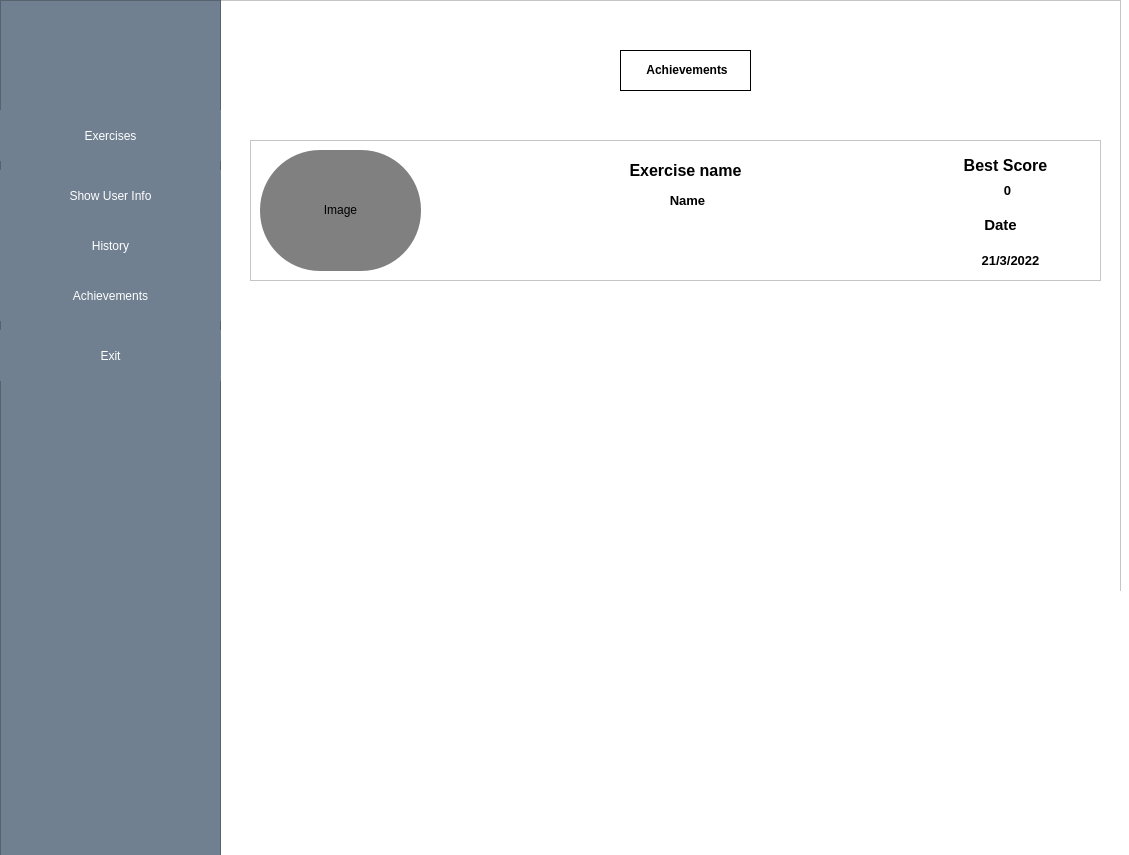
<?xml version="1.0" encoding="UTF-8"?>
<ui version="4.0">
 <class>MainWindow</class>
 <widget class="QMainWindow" name="MainWindow">
  <property name="geometry">
   <rect>
    <x>0</x>
    <y>0</y>
    <width>1129</width>
    <height>855</height>
   </rect>
  </property>
  <property name="windowTitle">
   <string>MainWindow</string>
  </property>
  <property name="styleSheet">
   <string notr="true">*{
background-color:#09c;
padding:0px;
}</string>
  </property>
  <widget class="QWidget" name="centralwidget">
   <widget class="QPushButton" name="exercises">
    <property name="geometry">
     <rect>
      <x>0</x>
      <y>110</y>
      <width>221</width>
      <height>51</height>
     </rect>
    </property>
    <property name="styleSheet">
     <string notr="true">*{
background-color:#708090;
color:#FFFFFF;
border:0px;
}

*:hover{
background-color:#0f9d9a;
color:#FFFFFF;
}</string>
    </property>
    <property name="text">
     <string>Exercises</string>
    </property>
   </widget>
   <widget class="QListView" name="listView">
    <property name="geometry">
     <rect>
      <x>0</x>
      <y>0</y>
      <width>221</width>
      <height>861</height>
     </rect>
    </property>
    <property name="minimumSize">
     <size>
      <width>0</width>
      <height>621</height>
     </size>
    </property>
    <property name="styleSheet">
     <string notr="true">*{
background-color:#708090;
height:100px;

}</string>
    </property>
    <property name="movement">
     <enum>QListView::Free</enum>
    </property>
    <property name="isWrapping" stdset="0">
     <bool>true</bool>
    </property>
    <property name="resizeMode">
     <enum>QListView::Adjust</enum>
    </property>
   </widget>
   <widget class="QPushButton" name="userInfo">
    <property name="geometry">
     <rect>
      <x>0</x>
      <y>170</y>
      <width>221</width>
      <height>51</height>
     </rect>
    </property>
    <property name="styleSheet">
     <string notr="true">*{
background-color:#708090;
color:#FFFFFF;
border:0px;
}

*:hover{
background-color:#0f9d9a;
color:#FFFFFF;
}</string>
    </property>
    <property name="text">
     <string>Show User Info</string>
    </property>
   </widget>
   <widget class="QPushButton" name="history">
    <property name="geometry">
     <rect>
      <x>0</x>
      <y>220</y>
      <width>221</width>
      <height>51</height>
     </rect>
    </property>
    <property name="styleSheet">
     <string notr="true">*{
background-color:#708090;
color:#FFFFFF;
border:0px;
}

*:hover{
background-color:#0f9d9a;
color:#FFFFFF;
}</string>
    </property>
    <property name="text">
     <string>History</string>
    </property>
   </widget>
   <widget class="QPushButton" name="achievements">
    <property name="geometry">
     <rect>
      <x>0</x>
      <y>270</y>
      <width>221</width>
      <height>51</height>
     </rect>
    </property>
    <property name="styleSheet">
     <string notr="true">*{
background-color:#708090;
color:#FFFFFF;
border:0px;
}

*:hover{
background-color:#0f9d9a;
color:#FFFFFF;
}</string>
    </property>
    <property name="text">
     <string>Achievements</string>
    </property>
   </widget>
   <widget class="QPushButton" name="EXIT">
    <property name="geometry">
     <rect>
      <x>0</x>
      <y>330</y>
      <width>221</width>
      <height>51</height>
     </rect>
    </property>
    <property name="styleSheet">
     <string notr="true">*{
background-color:#708090;
color:#FFFFFF;
border:0px;
}

*:hover{
background-color:#0f9d9a;
color:#FFFFFF;
}</string>
    </property>
    <property name="text">
     <string>Exit</string>
    </property>
   </widget>
   <widget class="QFrame" name="exFrame">
    <property name="geometry">
     <rect>
      <x>210</x>
      <y>-10</y>
      <width>921</width>
      <height>871</height>
     </rect>
    </property>
    <property name="styleSheet">
     <string notr="true">background-color:white;
display:none;</string>
    </property>
    <property name="frameShape">
     <enum>QFrame::StyledPanel</enum>
    </property>
    <property name="frameShadow">
     <enum>QFrame::Raised</enum>
    </property>
    <widget class="QLabel" name="label">
     <property name="geometry">
      <rect>
       <x>200</x>
       <y>30</y>
       <width>191</width>
       <height>61</height>
      </rect>
     </property>
     <property name="styleSheet">
      <string notr="true">font-weight:900;
background-color:gray;</string>
     </property>
     <property name="text">
      <string>&lt;html&gt;&lt;head/&gt;&lt;body&gt;&lt;p align=&quot;center&quot;&gt;Exercises&lt;/p&gt;&lt;/body&gt;&lt;/html&gt;</string>
     </property>
    </widget>
    <widget class="QFrame" name="usframe">
     <property name="geometry">
      <rect>
       <x>0</x>
       <y>-20</y>
       <width>911</width>
       <height>621</height>
      </rect>
     </property>
     <property name="frameShape">
      <enum>QFrame::StyledPanel</enum>
     </property>
     <property name="frameShadow">
      <enum>QFrame::Raised</enum>
     </property>
     <widget class="QFrame" name="hisframe">
      <property name="geometry">
       <rect>
        <x>10</x>
        <y>30</y>
        <width>911</width>
        <height>611</height>
       </rect>
      </property>
      <property name="frameShape">
       <enum>QFrame::StyledPanel</enum>
      </property>
      <property name="frameShadow">
       <enum>QFrame::Raised</enum>
      </property>
      <widget class="QLabel" name="label_4">
       <property name="geometry">
        <rect>
         <x>230</x>
         <y>30</y>
         <width>91</width>
         <height>41</height>
        </rect>
       </property>
       <property name="styleSheet">
        <string notr="true">background-color:gray;</string>
       </property>
       <property name="text">
        <string>&lt;html&gt;&lt;head/&gt;&lt;body&gt;&lt;p align=&quot;center&quot;&gt;&lt;span style=&quot; font-weight:600;&quot;&gt;History&lt;/span&gt;&lt;/p&gt;&lt;/body&gt;&lt;/html&gt;</string>
       </property>
      </widget>
      <widget class="QLabel" name="label_3">
       <property name="geometry">
        <rect>
         <x>220</x>
         <y>30</y>
         <width>101</width>
         <height>51</height>
        </rect>
       </property>
       <property name="styleSheet">
        <string notr="true">background-color:gray;</string>
       </property>
       <property name="text">
        <string>&lt;html&gt;&lt;head/&gt;&lt;body&gt;&lt;p align=&quot;center&quot;&gt;&lt;span style=&quot; font-weight:600;&quot;&gt;User Info&lt;/span&gt;&lt;/p&gt;&lt;/body&gt;&lt;/html&gt;</string>
       </property>
      </widget>
      <widget class="QFrame" name="achFrame">
       <property name="geometry">
        <rect>
         <x>-10</x>
         <y>0</y>
         <width>911</width>
         <height>851</height>
        </rect>
       </property>
       <property name="frameShape">
        <enum>QFrame::StyledPanel</enum>
       </property>
       <property name="frameShadow">
        <enum>QFrame::Raised</enum>
       </property>
       <widget class="QLabel" name="label_5">
        <property name="geometry">
         <rect>
          <x>410</x>
          <y>50</y>
          <width>131</width>
          <height>41</height>
         </rect>
        </property>
        <property name="styleSheet">
         <string notr="true">background-color:transparent;
border:1px solid;</string>
        </property>
        <property name="text">
         <string>&lt;html&gt;&lt;head/&gt;&lt;body&gt;&lt;p align=&quot;center&quot;&gt;&lt;span style=&quot; font-weight:600;&quot;&gt;Achievements&lt;/span&gt;&lt;/p&gt;&lt;/body&gt;&lt;/html&gt;</string>
        </property>
       </widget>
       <widget class="QListView" name="listView_2">
        <property name="geometry">
         <rect>
          <x>40</x>
          <y>140</y>
          <width>851</width>
          <height>141</height>
         </rect>
        </property>
       </widget>
       <widget class="QLabel" name="label_6">
        <property name="geometry">
         <rect>
          <x>730</x>
          <y>150</y>
          <width>131</width>
          <height>31</height>
         </rect>
        </property>
        <property name="text">
         <string>&lt;html&gt;&lt;head/&gt;&lt;body&gt;&lt;p align=&quot;center&quot;&gt;&lt;span style=&quot; font-size:12pt; font-weight:600;&quot;&gt;Best Score&lt;/span&gt;&lt;/p&gt;&lt;/body&gt;&lt;/html&gt;</string>
        </property>
       </widget>
       <widget class="QLabel" name="label_7">
        <property name="geometry">
         <rect>
          <x>750</x>
          <y>250</y>
          <width>101</width>
          <height>21</height>
         </rect>
        </property>
        <property name="text">
         <string>&lt;html&gt;&lt;head/&gt;&lt;body&gt;&lt;p align=&quot;center&quot;&gt;&lt;span style=&quot; font-size:10pt; font-weight:600;&quot;&gt;21/3/2022&lt;/span&gt;&lt;/p&gt;&lt;/body&gt;&lt;/html&gt;</string>
        </property>
       </widget>
       <widget class="QLabel" name="label_10">
        <property name="geometry">
         <rect>
          <x>750</x>
          <y>210</y>
          <width>81</width>
          <height>31</height>
         </rect>
        </property>
        <property name="text">
         <string>&lt;html&gt;&lt;head/&gt;&lt;body&gt;&lt;p align=&quot;center&quot;&gt;&lt;span style=&quot; font-size:11pt; font-weight:600;&quot;&gt;Date&lt;/span&gt;&lt;/p&gt;&lt;/body&gt;&lt;/html&gt;</string>
        </property>
       </widget>
       <widget class="QLabel" name="label_11">
        <property name="geometry">
         <rect>
          <x>770</x>
          <y>180</y>
          <width>55</width>
          <height>21</height>
         </rect>
        </property>
        <property name="text">
         <string>&lt;html&gt;&lt;head/&gt;&lt;body&gt;&lt;p align=&quot;center&quot;&gt;&lt;span style=&quot; font-size:10pt; font-weight:600;&quot;&gt;0&lt;/span&gt;&lt;/p&gt;&lt;/body&gt;&lt;/html&gt;</string>
        </property>
       </widget>
      </widget>
     </widget>
    </widget>
    <widget class="QLabel" name="label_2">
     <property name="geometry">
      <rect>
       <x>50</x>
       <y>160</y>
       <width>161</width>
       <height>121</height>
      </rect>
     </property>
     <property name="styleSheet">
      <string notr="true">border-radius:60px;
background-color:gray;</string>
     </property>
     <property name="text">
      <string>&lt;html&gt;&lt;head/&gt;&lt;body&gt;&lt;p align=&quot;center&quot;&gt;Image&lt;/p&gt;&lt;/body&gt;&lt;/html&gt;</string>
     </property>
    </widget>
    <widget class="QLabel" name="label_8">
     <property name="geometry">
      <rect>
       <x>450</x>
       <y>200</y>
       <width>55</width>
       <height>21</height>
      </rect>
     </property>
     <property name="text">
      <string>&lt;html&gt;&lt;head/&gt;&lt;body&gt;&lt;p align=&quot;center&quot;&gt;&lt;span style=&quot; font-size:10pt; font-weight:600;&quot;&gt;Name&lt;/span&gt;&lt;/p&gt;&lt;/body&gt;&lt;/html&gt;</string>
     </property>
    </widget>
    <widget class="QLabel" name="label_9">
     <property name="geometry">
      <rect>
       <x>400</x>
       <y>160</y>
       <width>151</width>
       <height>41</height>
      </rect>
     </property>
     <property name="text">
      <string>&lt;html&gt;&lt;head/&gt;&lt;body&gt;&lt;p align=&quot;center&quot;&gt;&lt;span style=&quot; font-size:12pt; font-weight:600;&quot;&gt;Exercise name&lt;/span&gt;&lt;/p&gt;&lt;/body&gt;&lt;/html&gt;</string>
     </property>
    </widget>
   </widget>
   <zorder>exFrame</zorder>
   <zorder>listView</zorder>
   <zorder>exercises</zorder>
   <zorder>userInfo</zorder>
   <zorder>history</zorder>
   <zorder>achievements</zorder>
   <zorder>EXIT</zorder>
  </widget>
 </widget>
 <resources/>
 <connections/>
</ui>
